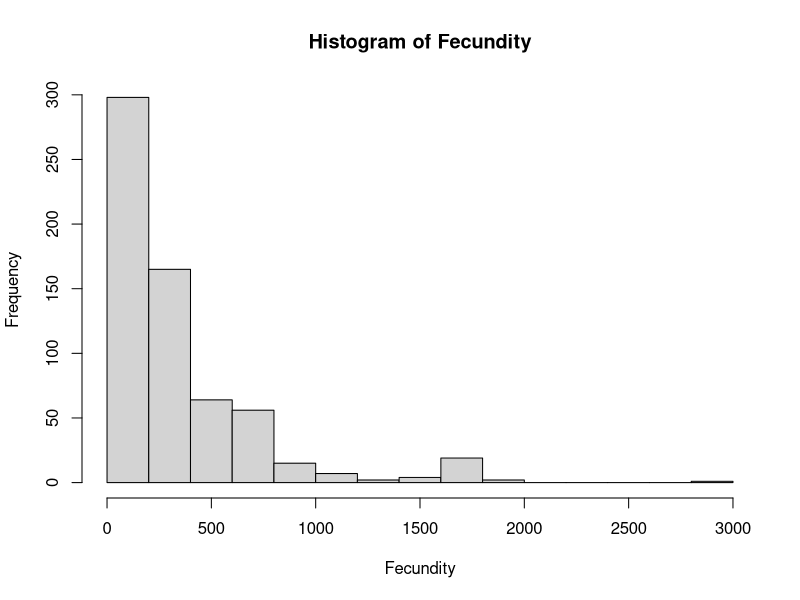
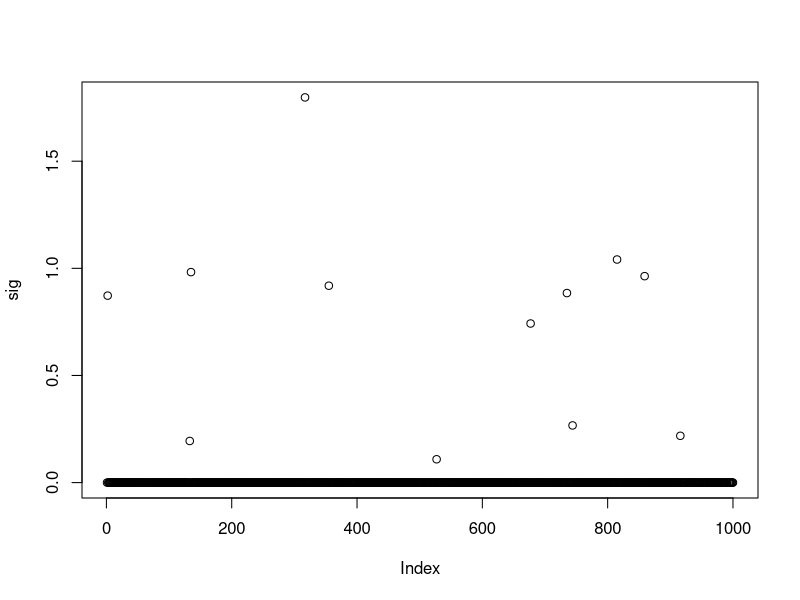
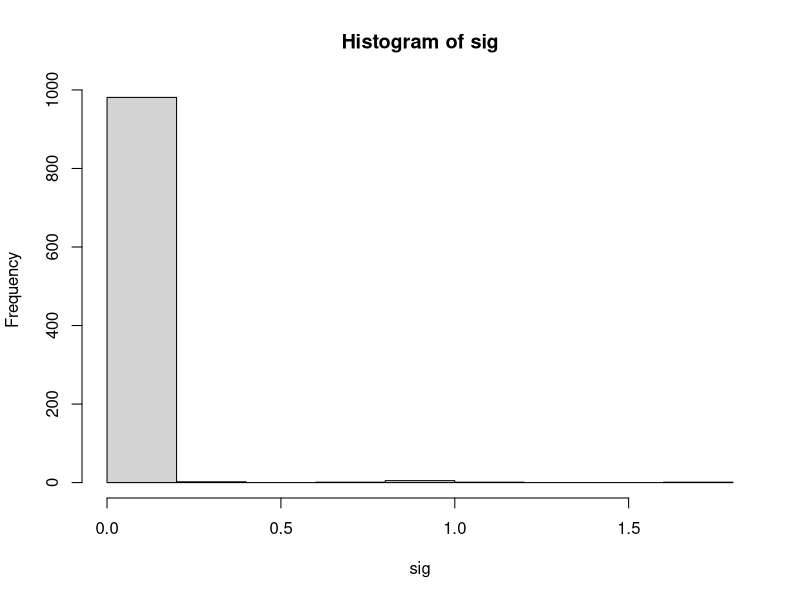
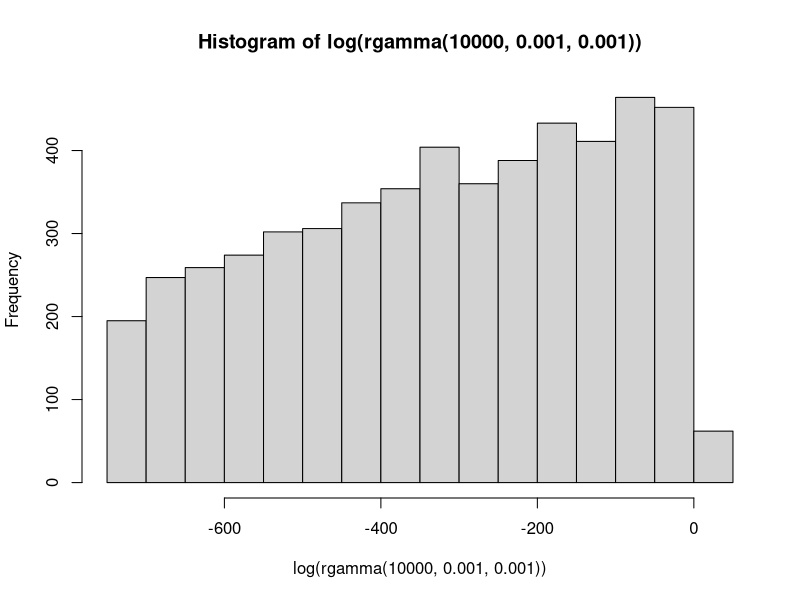
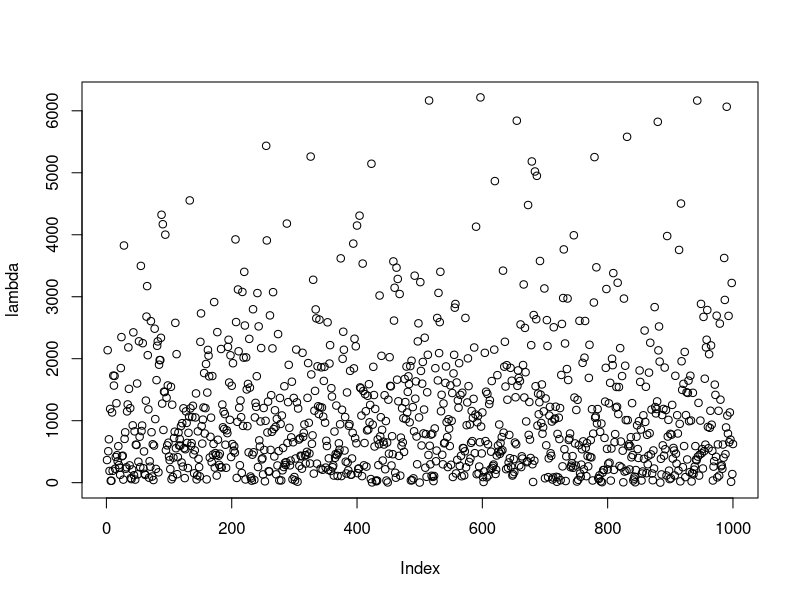
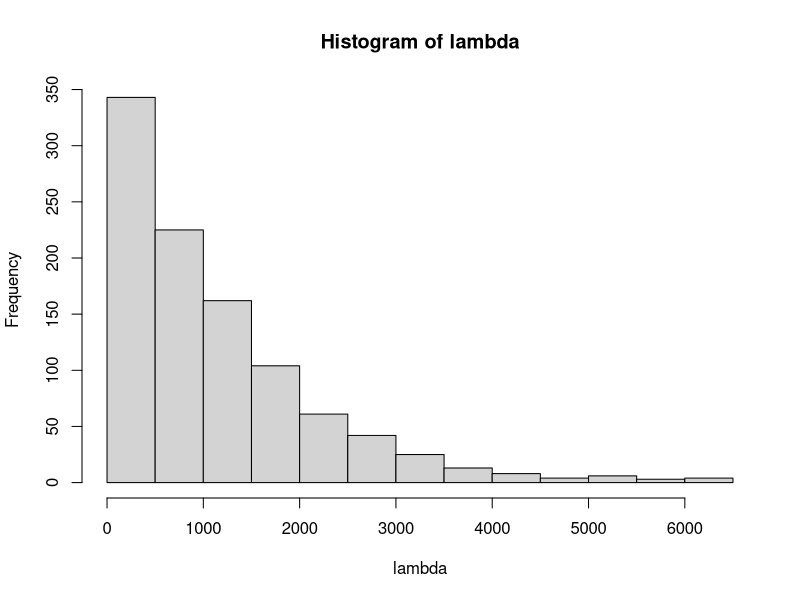

Generate these figures, in order, with R:
model.dat <- read.csv("data/model_dat.csv")

i <- "BRHO"
dat <- subset(model.dat, phyto == i)

Fecundity <- as.integer(round(dat$phyto.seed.out)) ## seeds out

hist(Fecundity)

a <- .001
eps <- rgamma(1000, a, a)

sig <- rgamma(1000, eps, eps)
mean(sig)


plot(sig)
hist(sig)
hist(log(rgamma(10000, 0.001, 0.001 )))

b <- 0.0009
lambda <- rexp(1000, b)
plot(lambda)

hist(lambda)
